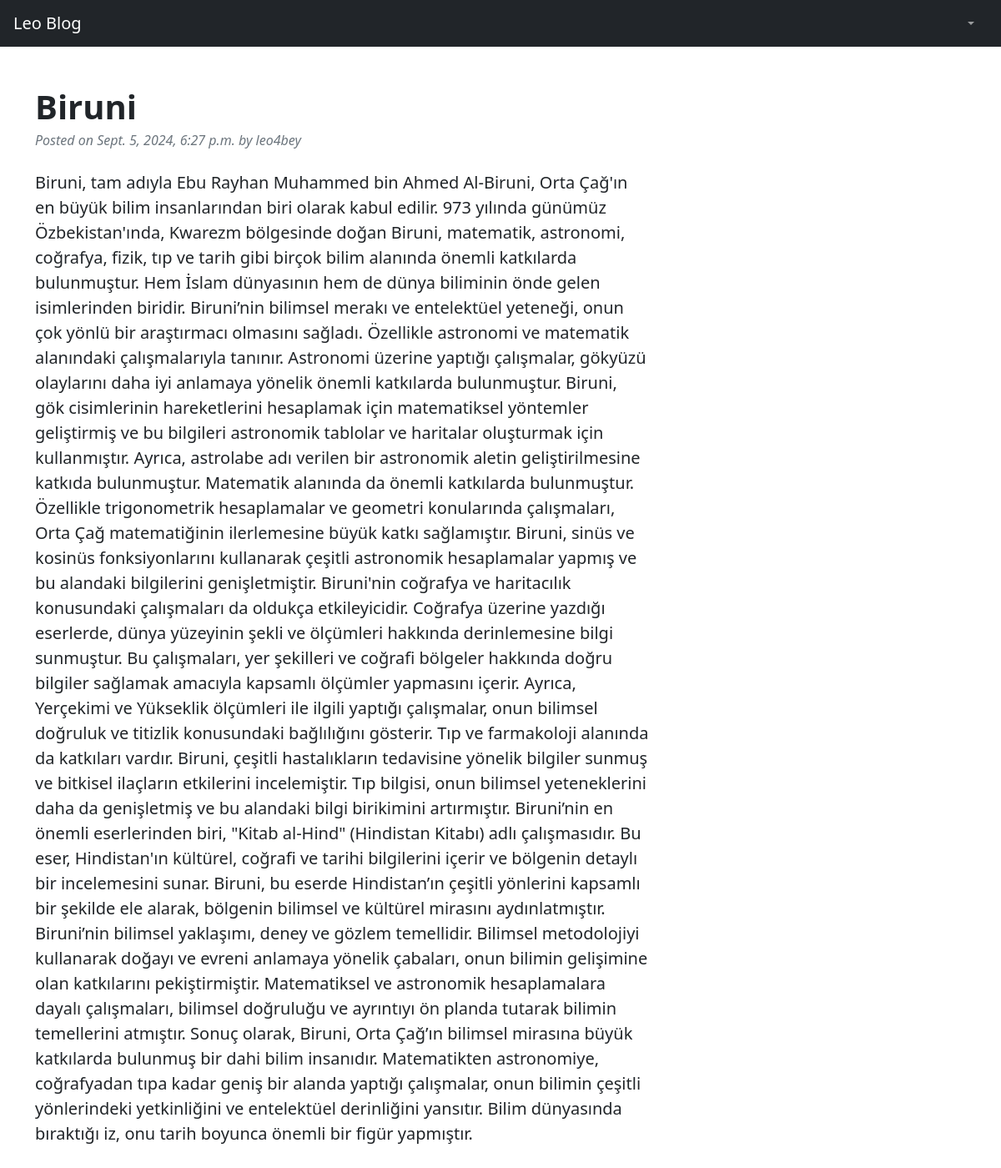
The page /blogs/leo4bey/17 on the database its author committed.
### leo_blog_app/models.py (models this page shows, shortened)
class Blog(models.Model):
    title = models.CharField(max_length=200)
    content = models.TextField()
    created_at = models.DateTimeField(auto_now_add=True)
    owner = models.ForeignKey(User, on_delete=models.CASCADE)

### leo_blog_app/views.py (the view)
# urls.py: path('blogs/<str:user_name>/<int:blog_id>', views.blog_detail, name='blogdetail'),
def blog_detail(request, user_name, blog_id):
    blogs = Blog.objects.get(id=blog_id)
    return render(request, "blog_detail.html", {'blogs': blogs})

### leo_blog_app/templates/blog_detail.html (shortened to what this page needs)
{% load static %}
<!DOCTYPE html>
<html lang="en">
    <head>
        <link href="{% static 'assets/favicon.ico' %}" rel="stylesheet" />
        <link href="{% static 'css/blog_detail.css' %}" rel="stylesheet" />
    </head>
    <body>
        <nav class="sb-topnav navbar navbar-expand navbar-dark bg-dark">
            <a class="navbar-brand ps-3" href="{% url 'home'%}">Leo Blog</a>
            <ul class="navbar-nav ms-auto ms-md-0 me-3 me-lg-4">
                <li class="nav-item dropdown">
                    <a class="nav-link dropdown-toggle" id="navbarDropdown" href="#" role="button" data-bs-toggle="dropdown" aria-expanded="false"></a>
                </li>
            </ul>
        </nav>
        <div class="container mt-5">
            <div class="row">
                <div class="col-lg-8">
                    <article>
                        <header class="mb-4">
                            <h1 class="fw-bolder mb-1">{{ blogs.title }}</h1>
                            <div class="text-muted fst-italic mb-2">Posted on {{ blogs.created_at }} by {{ blogs.owner.username }}</div>
                        </header>
                        <section class="mb-5">
                            <p class="fs-5 mb-4">{{ blogs.content }}</p>
                        </section>
                    </article>
                            </div>
                        </div>
                </div>
    </body>
</html>

### rows shown on the page
Blog: title "Biruni", created_at "Sept. 5, 2024, 6:27 p.m.", owner.username "leo4bey", content "Biruni, tam adıyla Ebu Rayhan Muhammed bin Ahmed Al-Biruni, Orta Çağ'ın en büyük bilim insanlarından biri olarak kabul edilir. 973 yılında günümüz Özbekistan'ında, Kwarezm bölgesinde doğan Biruni, matematik, astronomi, coğrafya, fizik, tıp ve tarih gibi birçok bilim alanında önemli katkılarda bulunmuştur. Hem İslam dünyasının hem de dünya biliminin önde gelen isimlerinden biridir. Biruni’nin bilimsel merakı ve entelektüel yeteneği, onun çok yönlü bir araştırmacı olmasını sağladı. Özellikle astronomi ve matematik alanındaki çalışmalarıyla tanınır. Astronomi üzerine yaptığı çalışmalar, gökyüzü olaylarını daha iyi anlamaya yönelik önemli katkılarda bulunmuştur. Biruni, gök cisimlerinin…"
